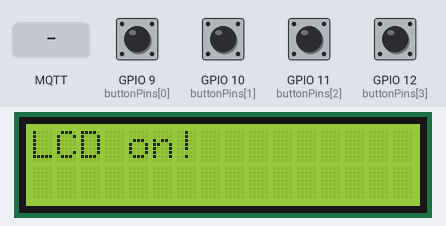
A sketch run on a simulated ESP32. Parts: 16×2 character LCD. Inputs (shaded band) come from the test bench; at power-on: GPIO 9 (buttonPins[0]), GPIO 10 (buttonPins[1]), GPIO 11 (buttonPins[2]), GPIO 12 (buttonPins[3]) HIGH. WiFi joins after 1.5 s; servers stay silent unless stated; the local clock reads 2024-03-15 10:24:30 at power-on unless the sketch sets it; no MQTT or app messages arrive unless stated; what the sketch prints to the serial monitor is not drawn.

Above: at 2.8 s.
2.9 s: MQTT message "1" arrives on the first subscribed topic
At 4.1 s:
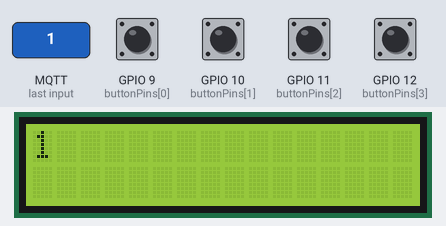
4.4 s: MQTT message "on" arrives on the first subscribed topic
At 5.3 s:
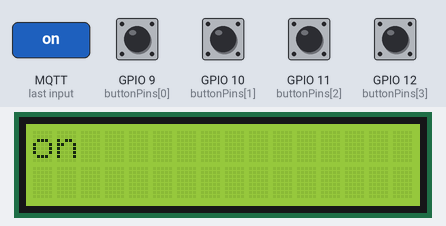
5.9 s: MQTT message "off" arrives on the first subscribed topic
At 6.5 s:
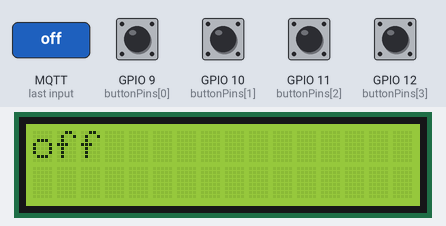
Timing chart, 0 to 8.9 s (numbered marks = the images above; inputs shaded):
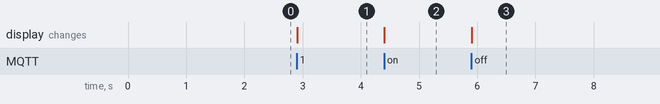

Measured:
- after the input at 2.9 s, the display: changes at once (image 1)
- after the input at 4.4 s, the display: changes at once (image 2)
- after the input at 5.9 s, the display: changes at once (image 3)

The sketch:

MUD_Final.ino
```cpp
#include <LiquidCrystal_I2C.h>
#include <WiFi.h>
#include <WiFiClient.h>
#include <PubSubClient.h>
#include <Wire.h>
#include <string.h>

// WiFi, Socket, and MQTT Broker Initiated
const char* ssid = "SpectrumSetup-E5";
const char* password = "brightroad484";
const char* mqtt_server = "34.94.123.84";
const char* socket_server = "34.94.123.84";
const int socket_port = 8080;

// Initialize the Clients
WiFiClient espClient;
PubSubClient mqttClient(espClient);
WiFiClient socketClient;
LiquidCrystal_I2C lcd(0x27, 16, 2);

// Define the LCD Values
#define SDA 14  //Define SDA pins
#define SCL 13  //Define SCL pins
const int buttonPins[4] = {9,10,11,12};
const char* directions[4] = {"north", "east", "south", "west"};


/*
  void lcd_print(char[] str) :
    - Will print strings and scroll them
*/
void lcd_print(const char* str) {
  int length = strlen(str);
  lcd.clear(); // Clear display initially

  // Case 1: Single line (<=16 chars)
  if (length <= 16) {
    lcd.setCursor(0, 0);
    lcd.print(str);
    delay(1000);
    return;
  }

  // Case 2: Two lines (<=32 chars)
  if (length <= 32) {
    lcd.setCursor(0, 0);
    lcd.print(str);
    lcd.setCursor(0, 1);
    lcd.print(str + 16);
    delay(1000);
    return;
  }

  // Case 3: Vertical scrolling (>32 chars)
    else {
      char line1[17] = {0};
      char line2[17] = {0};
      int pos = 0;

      // Print the first 2 lines
      strncpy(line1, str, 16);
      strncpy(line2, str + 16, 16);
      lcd.setCursor(0, 0);
      lcd.print(line1);
      lcd.setCursor(0, 1);
      lcd.print(line2);
      delay(1000);

      // Scroll vertically for remaining characters
      for (pos = 32; pos < length; pos += 16) {
        // Move line2 up to line1
        strncpy(line1, line2, 16);

        // Fill line2 with next 16 chars (or remaining chars)
        int remaining = length - pos;
        int copy_len = (remaining >= 16) ? 16 : remaining;
        strncpy(line2, str + pos, copy_len);

        // Pad with spaces if needed
        if (copy_len < 16) {
          memset(line2 + copy_len, ' ', 16 - copy_len);
        }

        // Update display
        lcd.setCursor(0, 0);
        lcd.print(line1);
        lcd.setCursor(0, 1);
        lcd.print(line2);
        delay(1000); // Adjust scroll speed
    }
  }
}

/*
  [Connection Functions]
*/
void connect_WiFi() {
  delay(100);
  Serial.begin(115200);
  while (!Serial);

  WiFi.begin(ssid, password);
  Serial.print("Connecting to WiFi");
  while (WiFi.status() != WL_CONNECTED)  {
    delay(500);
    Serial.print(".");
  }

  Serial.println("");
  Serial.print("WiFi Connected!\n IP Address: ");
  Serial.println(WiFi.localIP());
}
void mqttReconnect() {
  while(!mqttClient.connected()) {
    Serial.print("Attempting MQTT connection...");
    if (mqttClient.connect("ESP32Client")) {
      Serial.println("Connected!");
      mqttClient.subscribe("espRequest");
    }
    else {
      Serial.print("failed, rc=");
      Serial.print(mqttClient.state());
      Serial.println("; Retrying in 3 seconds...");
      delay(3000);
    }
  }
}
bool i2CAddrTest(uint8_t addr) {
  Wire.beginTransmission(addr);
  if (Wire.endTransmission() == 0) {
    return true;
  }
  return false;
}
void mqttCallback(char* topic, byte* payload, unsigned int length) {
  char message[100] = {0};
  for (int i = 0; i < length; i++) {
    message[i] = (char)payload[i];
  }
  lcd_print(message);
  Serial.print("MQTT Message: ");
  Serial.println(message);
}

/*
  [Socket Functions]
*/
void sendDirection(const char* dir) {
  if (!socketClient.connected()) {
    if (!socketClient.connect(socket_server, socket_port)) {
      Serial.println("Socket connection failed");
      return;
    }
  }

  if (socketClient.connected()) {
    socketClient.print(dir);
    Serial.print("Sent direction: ");
    Serial.println(dir);
  }
}

void setup() {
  // Set up the LCD
  Wire.begin(SDA, SCL);  // attach the IIC pin
  if (!i2CAddrTest(0x27)) {
    lcd = LiquidCrystal_I2C(0x3F, 16, 2);
  }
  lcd.init();           // LCD driver initialization
  lcd.backlight();      // Open the backlight
  lcd.setCursor(0, 0);  // Move the cursor to row 0, column 0
  lcd.print("LCD on!");

  for (int i = 0; i < 4; i++) {
    pinMode(buttonPins[i], INPUT_PULLUP);
  }

  // Connect to WiFi and Server
  connect_WiFi();
  mqttClient.setServer(mqtt_server, 1883);
  mqttClient.setCallback(mqttCallback);
  srand(time(NULL));
}

void loop() {
  if(!mqttClient.connected()) {
    mqttReconnect();
  }
  mqttClient.loop();

  // Handle Button Presses
  for (int i = 0; i < 4; i++) {
    if (digitalRead(buttonPins[i]) == LOW) {
      sendDirection(directions[i]);
      delay(200); // Debounce
      while (digitalRead(buttonPins[i]) == LOW);
    }
  }
}
```
